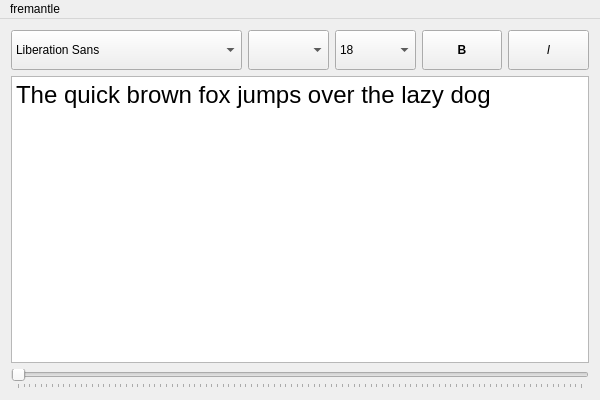
<?xml version="1.0" encoding="UTF-8"?>
<ui version="4.0">
 <class>MainWindow</class>
 <widget class="QMainWindow" name="MainWindow">
  <property name="geometry">
   <rect>
    <x>0</x>
    <y>0</y>
    <width>600</width>
    <height>400</height>
   </rect>
  </property>
  <property name="windowTitle">
   <string>Quick Brown Fox</string>
  </property>
  <widget class="QWidget" name="centralWidget">
   <layout class="QVBoxLayout" name="verticalLayout">
    <item>
     <layout class="QHBoxLayout" name="horizontalLayout">
      <item>
       <widget class="QFontComboBox" name="fontComboBox">
        <property name="minimumSize">
         <size>
          <width>0</width>
          <height>40</height>
         </size>
        </property>
        <property name="editable">
         <bool>false</bool>
        </property>
       </widget>
      </item>
      <item>
       <widget class="QComboBox" name="fileComboBox">
        <property name="minimumSize">
         <size>
          <width>0</width>
          <height>40</height>
         </size>
        </property>
       </widget>
      </item>
      <item>
       <widget class="QComboBox" name="sizeComboBox">
        <property name="minimumSize">
         <size>
          <width>0</width>
          <height>40</height>
         </size>
        </property>
        <property name="currentIndex">
         <number>12</number>
        </property>
        <item>
         <property name="text">
          <string>6</string>
         </property>
        </item>
        <item>
         <property name="text">
          <string>7</string>
         </property>
        </item>
        <item>
         <property name="text">
          <string>8</string>
         </property>
        </item>
        <item>
         <property name="text">
          <string>9</string>
         </property>
        </item>
        <item>
         <property name="text">
          <string>10</string>
         </property>
        </item>
        <item>
         <property name="text">
          <string>10.5</string>
         </property>
        </item>
        <item>
         <property name="text">
          <string>11</string>
         </property>
        </item>
        <item>
         <property name="text">
          <string>12</string>
         </property>
        </item>
        <item>
         <property name="text">
          <string>13</string>
         </property>
        </item>
        <item>
         <property name="text">
          <string>14</string>
         </property>
        </item>
        <item>
         <property name="text">
          <string>15</string>
         </property>
        </item>
        <item>
         <property name="text">
          <string>16</string>
         </property>
        </item>
        <item>
         <property name="text">
          <string>18</string>
         </property>
        </item>
        <item>
         <property name="text">
          <string>20</string>
         </property>
        </item>
        <item>
         <property name="text">
          <string>24</string>
         </property>
        </item>
        <item>
         <property name="text">
          <string>28</string>
         </property>
        </item>
        <item>
         <property name="text">
          <string>32</string>
         </property>
        </item>
        <item>
         <property name="text">
          <string>36</string>
         </property>
        </item>
        <item>
         <property name="text">
          <string>40</string>
         </property>
        </item>
        <item>
         <property name="text">
          <string>44</string>
         </property>
        </item>
        <item>
         <property name="text">
          <string>48</string>
         </property>
        </item>
        <item>
         <property name="text">
          <string>54</string>
         </property>
        </item>
        <item>
         <property name="text">
          <string>60</string>
         </property>
        </item>
        <item>
         <property name="text">
          <string>66</string>
         </property>
        </item>
        <item>
         <property name="text">
          <string>72</string>
         </property>
        </item>
        <item>
         <property name="text">
          <string>80</string>
         </property>
        </item>
        <item>
         <property name="text">
          <string>88</string>
         </property>
        </item>
        <item>
         <property name="text">
          <string>96</string>
         </property>
        </item>
       </widget>
      </item>
      <item>
       <widget class="QPushButton" name="boldButton">
        <property name="minimumSize">
         <size>
          <width>0</width>
          <height>40</height>
         </size>
        </property>
        <property name="font">
         <font>
          <weight>75</weight>
          <bold>true</bold>
         </font>
        </property>
        <property name="text">
         <string>B</string>
        </property>
        <property name="checkable">
         <bool>true</bool>
        </property>
       </widget>
      </item>
      <item>
       <widget class="QPushButton" name="italicButton">
        <property name="minimumSize">
         <size>
          <width>0</width>
          <height>40</height>
         </size>
        </property>
        <property name="font">
         <font>
          <italic>true</italic>
         </font>
        </property>
        <property name="text">
         <string>I</string>
        </property>
        <property name="checkable">
         <bool>true</bool>
        </property>
       </widget>
      </item>
     </layout>
    </item>
    <item>
     <widget class="QTextEdit" name="textEdit">
      <property name="html">
       <string>&lt;!DOCTYPE HTML PUBLIC &quot;-//W3C//DTD HTML 4.0//EN&quot; &quot;http://www.w3.org/TR/REC-html40/strict.dtd&quot;&gt;
&lt;html&gt;&lt;head&gt;&lt;meta name=&quot;qrichtext&quot; content=&quot;1&quot; /&gt;&lt;style type=&quot;text/css&quot;&gt;
p, li { white-space: pre-wrap; }
&lt;/style&gt;&lt;/head&gt;&lt;body style=&quot; font-family:'DejaVu Sans'; font-size:9pt; font-weight:400; font-style:normal;&quot;&gt;
&lt;table border=&quot;0&quot; style=&quot;-qt-table-type: root; margin-top:4px; margin-bottom:4px; margin-left:4px; margin-right:4px;&quot;&gt;
&lt;tr&gt;
&lt;td style=&quot;border: none;&quot;&gt;
&lt;p style=&quot; margin-top:0px; margin-bottom:0px; margin-left:0px; margin-right:0px; -qt-block-indent:0; text-indent:0px;&quot;&gt;&lt;span style=&quot; font-family:'Sans Serif'; font-size:18pt;&quot;&gt;The quick brown fox jumps over the lazy dog&lt;/span&gt;&lt;/p&gt;&lt;/td&gt;&lt;/tr&gt;&lt;/table&gt;&lt;/body&gt;&lt;/html&gt;</string>
      </property>
     </widget>
    </item>
    <item>
     <widget class="QSlider" name="horizontalSlider">
      <property name="orientation">
       <enum>Qt::Horizontal</enum>
      </property>
      <property name="tickPosition">
       <enum>QSlider::TicksBelow</enum>
      </property>
     </widget>
    </item>
   </layout>
  </widget>
  <widget class="QMenuBar" name="menuBar">
   <property name="geometry">
    <rect>
     <x>0</x>
     <y>0</y>
     <width>600</width>
     <height>20</height>
    </rect>
   </property>
   <widget class="QMenu" name="menuFremantle">
    <property name="title">
     <string>fremantle</string>
    </property>
    <addaction name="actionBrowse_system_fonts"/>
    <addaction name="actionBrowse_directory"/>
    <addaction name="separator"/>
    <addaction name="actionSet_Default_Text"/>
    <addaction name="actionLoad_Text"/>
    <addaction name="separator"/>
    <addaction name="actionAbout_Qt"/>
    <addaction name="actionAbout_Quick_Brown_Fox"/>
   </widget>
   <addaction name="menuFremantle"/>
  </widget>
  <action name="actionAbout_Qt">
   <property name="text">
    <string>About Qt</string>
   </property>
  </action>
  <action name="actionAbout_Quick_Brown_Fox">
   <property name="text">
    <string>About Quick Brown Fox</string>
   </property>
  </action>
  <action name="actionBrowse_system_fonts">
   <property name="checkable">
    <bool>true</bool>
   </property>
   <property name="checked">
    <bool>true</bool>
   </property>
   <property name="text">
    <string>Browse system fonts</string>
   </property>
  </action>
  <action name="actionBrowse_directory">
   <property name="checkable">
    <bool>true</bool>
   </property>
   <property name="text">
    <string>Browse directory</string>
   </property>
  </action>
  <action name="actionSet_Default_Text">
   <property name="text">
    <string>Set Default Text</string>
   </property>
  </action>
  <action name="actionLoad_Text">
   <property name="text">
    <string>Load Text</string>
   </property>
  </action>
 </widget>
 <layoutdefault spacing="6" margin="11"/>
 <resources/>
 <connections/>
</ui>
